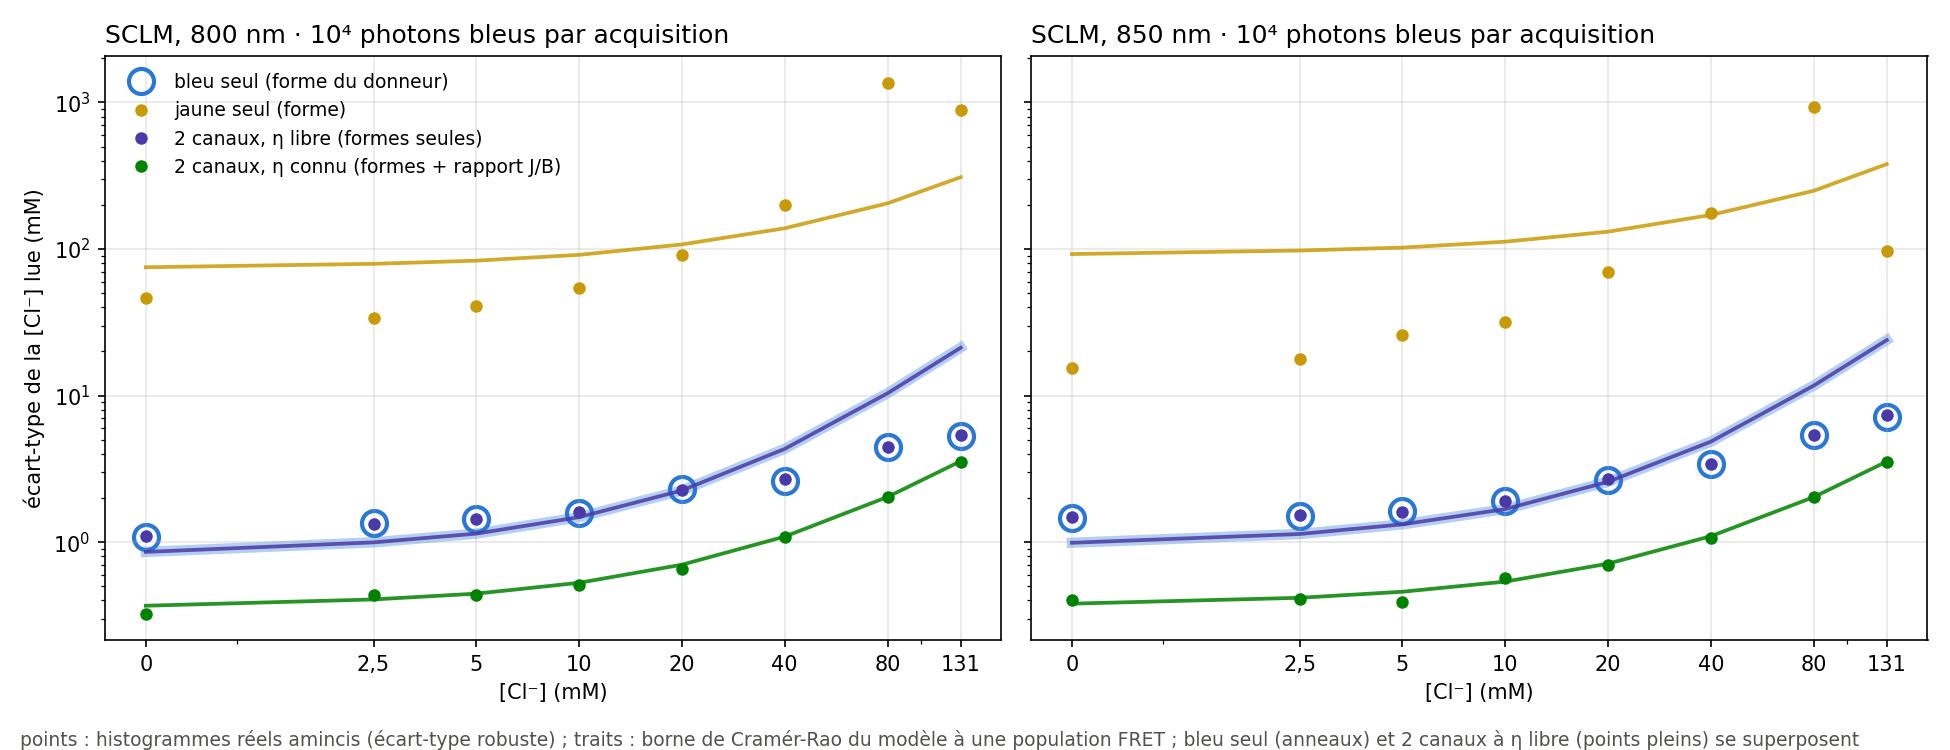

Source code (Python):
#!/usr/bin/env python3
"""
comparaison_canaux.py — mesure de [Cl⁻] avec le canal bleu seul ou avec les deux canaux (modèle à une population FRET).

Pour chaque longueur d'onde (800, 850 nm) : ajustement conjoint de la titration (sclm_hybride.fit_joint, une
population FRET), puis lecture de [Cl⁻] histogramme par histogramme avec le même modèle, constantes figées :

    bleu  : A [ f e^{-t/τ1} + (1 - f) e^{-t/τD} ] ⊗ IRF + fond                         (affine en f)
    jaune : η A [ λ·donneur(t) + G f k (montée) + (k1 f + k0) e^{-t/τA} ] ⊗ IRF + fond   (affine en f)

Lecteurs (maximum de vraisemblance de Poisson, f libre de signe et de borne, fond et décalages connus) :
    bleu seul           f, A              — forme du déclin du donneur
    jaune seul          f, A              — forme du canal jaune
    2 canaux, η libre   f, A, η           — les deux formes, sans le rapport d'intensité
    2 canaux, η connu   f, A (η = 1)      — les deux formes et le rapport jaune / bleu
f est converti en [Cl⁻] par l'isotherme f(c) = fmin + (fmax - fmin)/(1 + c/K) inversée (valeurs négatives gardées).

Deux mesures de la précision, pour un même nombre de photons bleus N (le jaune vient avec, au rapport de l'échantillon) :
    - borne de Cramér-Rao du modèle (information de Fisher, fond compris) ;
    - écart-type robuste des lectures sur les histogrammes réels amincis (tirage binomial des sommes de 10 acquisitions).
Et le biais systématique de chaque lecteur : lecture de la somme complète − [Cl⁻] imposée.

Usage : python comparaison_canaux.py [--N 1e4] [--tirages 300]
Sorties : comparaison_canaux_<λ>nm.csv, comparaison_canaux.png
"""
import argparse
import os
import sys
sys.path.insert(0, os.path.dirname(os.path.abspath(__file__)))
import numpy as np
import pandas as pd
from scipy.optimize import least_squares
import matplotlib
matplotlib.use('Agg')
import matplotlib.pyplot as plt

from sclm_hybride import load, fit_irf, fit_joint, fit_isotherms, Fine, CONC, dev_resid

LECTEURS = {"bleu": "bleu seul (forme du donneur)", "jaune": "jaune seul (forme)",
            "deux_eta": "2 canaux, η libre (formes seules)", "deux": "2 canaux, η connu (formes + rapport J/B)"}
COUL = {"bleu": "#2a78d6", "jaune": "#c99a06", "deux_eta": "#4a3aa7", "deux": "#008300"}


def bases(d, irfp, p, s1, s2):
    """Vecteurs u, v (μ = A (u + f v)) des deux canaux pour des décalages donnés."""
    E = Fine(d['T'], d['NB'])
    E.set_irf(E.irf(irfp[1]['mu'] + s1, irfp[1]['sig'], irfp[1]['weights'], irfp[1]['taus']))
    b1, bD = E.conv_exp(p['t1']), E.conv_exp(p['tD'])
    E.set_irf(E.irf(irfp[2]['mu'] + s2, irfp[2]['sig'], irfp[2]['weights'], irfp[2]['taus']))
    y1, yD, yA = E.conv_exp(p['t1']), E.conv_exp(p['tD']), E.conv_exp(p['tA'])
    rise = p['t1'] * p['tA'] / (p['tA'] - p['t1']) * (yA - y1)
    kT = 1 / p['t1'] - 1 / p['tD']
    return dict(uB=bD, vB=b1 - bD, uY=p['lam'] * yD + p['k0'] * yA,
                vY=p['lam'] * (y1 - yD) + p['G'] * kT * rise + p['k1'] * yA)


def modele(th, lect, b, bgB, bgY):
    f, A = th[0], np.exp(th[1])
    eta = np.exp(th[2]) if lect == "deux_eta" else 1.0
    out = []
    if lect != "jaune":
        out.append(A * (b['uB'] + f * b['vB']) + bgB)
    if lect != "bleu":
        out.append(A * eta * (b['uY'] + f * b['vY']) + bgY)
    return np.maximum(np.concatenate(out), 1e-9)


def lire(yB, yY, lect, b, bgB, bgY):
    y = np.concatenate([v for v, k in ((yB, "B"), (yY, "Y")) if (k == "B" and lect != "jaune") or (k == "Y" and lect != "bleu")])
    ref = b['uB'] + 0.5 * b['vB'] if lect != "jaune" else b['uY'] + 0.5 * b['vY']
    obs = yB if lect != "jaune" else yY
    A0 = max(obs.sum() - (bgB if lect != "jaune" else bgY).sum(), 1.0) / ref.sum()
    th0 = [0.5, np.log(A0)] + ([0.0] if lect == "deux_eta" else [])
    r = least_squares(lambda th: dev_resid(y, modele(th, lect, b, bgB, bgY)), th0, x_scale='jac', max_nfev=400)
    return r.x[0]


def main():
    ap = argparse.ArgumentParser()
    ap.add_argument('--N', type=float, default=1e4, help='photons bleus par acquisition (fenêtre)')
    ap.add_argument('--tirages', type=int, default=300)
    ap.add_argument('--sans-calcul', action='store_true', help='refait seulement la figure depuis les CSV')
    a = ap.parse_args()
    ici = os.path.dirname(os.path.abspath(__file__))
    rng = np.random.default_rng(20261123)
    resultats = {}
    if a.sans_calcul:
        resultats = {lam: pd.read_csv(os.path.join(ici, f'comparaison_canaux_{lam}nm.csv')) for lam in (800, 850)}
    for lam in ((800, 850) if not a.sans_calcul else ()):
        d = load(os.path.join(ici, f'irf_bruts_purs_{lam}nm.csv'))
        irfp = {1: fit_irf(d, 1, 2), 2: fit_irf(d, 2, 3)}
        R = fit_joint(d, irfp)
        p = R['p']
        iso = fit_isotherms(R)['f1']
        fmax, fmin, K = iso['fmax'], iso['fmin'], iso['K']
        f_de = lambda c: fmin + (fmax - fmin) / (1 + c / K)
        c_de = lambda f: K * (fmax - f) / (f - fmin)
        pente = lambda c: (fmax - fmin) / K / (1 + c / K) ** 2          # |df/dc|
        w = d['win'][1]
        print(f"\n{lam} nm : τ1 = {p['t1']:.3f}, τD = {p['tD']:.3f}, τA = {p['tA']:.3f} ns, λ = {p['lam']:.3f}, G = {p['G']:.3f}, "
              f"k1 = {p['k1']:.3f}, k0 = {p['k0']:.3f} ; déviance/ddl {R['dev'] / R['dof']:.1f} ; f : {fmax:.3f} → {fmin:.3f}, K = {K:.1f} mM")
        lignes = []
        for ic, c in enumerate(CONC):
            b = {k: v[w] for k, v in bases(d, irfp, p, p[f's1_{ic}'], p[f's2_{ic}']).items()}
            yB, yY = d['B'][ic][w], d['Y'][ic][w]
            bgB, bgY = np.full(w.sum(), p[f'bgB{ic}']), np.full(w.sum(), p[f'bgY{ic}'])
            # biais systématique : lecture de la somme complète
            plein = {k: c_de(lire(yB, yY, k, b, bgB, bgY)) - c for k in LECTEURS}
            # amincissement à N photons bleus
            q = a.N / yB.sum()
            lus = {k: [] for k in LECTEURS}
            for _ in range(a.tirages):
                tB, tY = rng.binomial(yB.astype(np.int64), q).astype(float), rng.binomial(yY.astype(np.int64), q).astype(float)
                for k in LECTEURS:
                    lus[k].append(c_de(lire(tB, tY, k, b, q * bgB, q * bgY)))
            # Cramér-Rao (fond compris), mêmes N
            A, f0 = p[f'A{ic}'] * q, R['p'][f'f1_{ic}']
            cr = {}
            for k in LECTEURS:
                blocs = []
                if k != "jaune":
                    m = A * (b['uB'] + f0 * b['vB']) + q * bgB
                    blocs.append((m, np.c_[A * b['vB'], b['uB'] + f0 * b['vB'], np.zeros_like(m)][:, :3 if k == "deux_eta" else 2]))
                if k != "bleu":
                    m = A * (b['uY'] + f0 * b['vY']) + q * bgY
                    blocs.append((m, np.c_[A * b['vY'], b['uY'] + f0 * b['vY'], A * (b['uY'] + f0 * b['vY'])][:, :3 if k == "deux_eta" else 2]))
                I = sum((D.T / m) @ D for m, D in blocs)
                cr[k] = np.sqrt(np.linalg.inv(I)[0, 0]) / pente(max(c, 0))
            for k in LECTEURS:
                v = np.asarray(lus[k], float)
                v = v[np.isfinite(v)]
                lignes.append(dict(longueur_onde=lam, cl_mM=c, lecteur=k, N_bleu=a.N, photons_jaunes=float(q * yY.sum()),
                                   ecart_type_robuste=(np.percentile(v, 75) - np.percentile(v, 25)) / 1.349,
                                   biais_median=float(np.median(v) - c), cramer_rao=cr[k], biais_somme_complete=plein[k]))
            t = pd.DataFrame(lignes[-4:]).set_index('lecteur')
            print(f"  {c:5.1f} mM (J/B {yY.sum() / yB.sum():.1f}) : " + " · ".join(
                f"{k} σ {t.loc[k, 'ecart_type_robuste']:.2f} (CR {t.loc[k, 'cramer_rao']:.2f}, biais {t.loc[k, 'biais_somme_complete']:+.2f})"
                for k in LECTEURS))
        df = pd.DataFrame(lignes)
        df.to_csv(os.path.join(ici, f'comparaison_canaux_{lam}nm.csv'), index=False)
        resultats[lam] = df

    # figure : écart-type de la [Cl⁻] lue, réel aminci (points) et borne de Cramér-Rao (traits)
    fig, axes = plt.subplots(1, 2, figsize=(13, 5), sharey=True)
    for ax, lam in zip(axes, (800, 850)):
        df = resultats[lam]
        for k, nom in LECTEURS.items():
            s = df[df.lecteur == k]
            # bleu seul et 2 canaux à η libre coïncident : le bleu en trait large et anneaux, l'autre par-dessus
            large = k == "bleu"
            ax.plot(s.cl_mM, s.cramer_rao, '-', color=COUL[k], lw=5 if large else 1.8, alpha=0.35 if large else 0.85,
                    zorder=1 if large else 2)
            ax.plot(s.cl_mM, s.ecart_type_robuste, 'o', ms=12 if large else 6, label=nom, zorder=1 if large else 3,
                    markerfacecolor='none' if large else COUL[k], markeredgecolor=COUL[k], markeredgewidth=2 if large else 0)
        ax.set_xscale('symlog', linthresh=2.5, linscale=0.6)
        ax.set_xticks(CONC)
        ax.set_xticklabels([f'{c:g}'.replace('.', ',') for c in CONC])
        ax.set_yscale('log')
        ax.set_xlabel('[Cl⁻] (mM)')
        ax.set_title(f'SCLM, {lam} nm · {a.N:.0e} photons bleus par acquisition'.replace('1e+04', '10⁴'), loc='left', fontsize=12)
        ax.grid(True, alpha=0.3)
    axes[0].set_ylabel('écart-type de la [Cl⁻] lue (mM)')
    axes[0].legend(fontsize=9, frameon=False)
    fig.text(0.01, 0.005, 'points : histogrammes réels amincis (écart-type robuste) ; traits : borne de Cramér-Rao du modèle à une population FRET ; '
             'bleu seul (anneaux) et 2 canaux à η libre (points pleins) se superposent',
             fontsize=9, color='#52514e')
    fig.tight_layout(rect=(0, 0.03, 1, 1))
    fig.savefig(os.path.join(ici, 'comparaison_canaux.png'), dpi=150)
    print('\nFigure écrite : comparaison_canaux.png')


if __name__ == '__main__':
    main()
